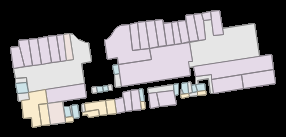
#> input picture doc/B0FFF0EVLU_1.png, 286 x 137 px, found by its file name
$ python mapsplit.py   (older library calls are emulated)
#> lines starting #> are read from the running program, lines starting #| are printed output that depends on the picture; after the words box and inside, x2 and y2 are one past the last pixel; in counts of white or black regions, pixels touching at a corner belong together
#> further down, img is the input picture: shape (137, 286, 3); mean B, G, R 98.9, 96.4, 99.4
#coding:utf-8
import cv2
import numpy as np


def cutBlank(img):
    # img = Image.fromarray(binaryInv)
    # img.save('cut.png')
    if len(img.shape) == 3:
        gray = cv2.cvtColor(img, cv2.COLOR_BGR2GRAY)
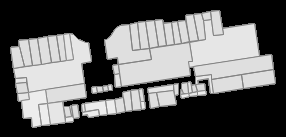
#> gray: shape (137, 286); min 0, max 237, mean 97.6
    else:
        gray = img
    t, binaryInv = cv2.threshold(gray, 0, 255, cv2.THRESH_OTSU + cv2.THRESH_BINARY_INV)
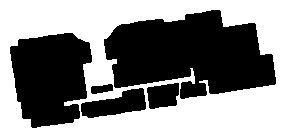
#> binaryInv: shape (137, 286); 53.2% white; 5 black regions, box (x1, y1, x2, y2) and area: (104, 10, 276, 99) 10458, (10, 33, 92, 128) 5932, (81, 88, 146, 118) 1145, (147, 83, 179, 109) 657, (91, 84, 113, 94) 157
#> t = 0
    hVec = np.sum(binaryInv, axis=1)
#> hVec = 137 values, max 72930 at index 0, min 9690 at index 55, mean 38776.8
    wVec = np.sum(binaryInv, axis=0)
#> wVec = 286 values, max 34935 at index 0, min 11730 at index 48, mean 18574.9
    hstart, hend = None, None
    wstart, wend = None, None
    h = len(hVec)
#> h = 137
    w = len(wVec)
#> w = 286
    # print 'cut h,w:',h,w
    for i in range(h):
        if not hstart and hVec[i] != 0:
            hstart = i
        if not hend and hVec[h - i - 1]:
            hend = h - i - 1
        if hstart and hend:
            break
#> this loop made 2 passes
#> hend on pass 1: 136
#> after the loop, hend = 136; hstart = 1
    for i in range(w):
        if not wstart and wVec[i] != 0:
            wstart = i
        if not wend and wVec[w - i - 1]:
            wend = w - i - 1
        if wstart and wend:
            break
#> this loop made 2 passes
#> wend on pass 1: 285
#> after the loop, wend = 285; wstart = 1
    if hstart == None or hend == None or wstart == None or wend == None:
        return None
    elif hstart > 0.5 * h or hend < 0.5 * h:
        hstart = 0
        hend = h

    cut = img[hstart:hend + 1, wstart:wend + 1]
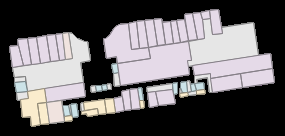
#> cut: shape (136, 285, 3); mean B, G, R 100, 97.5, 100.5
    return cut

def kmeans(img,K):
#> called with K = 5
    h,w = img.shape[:2]
#> h = 136; w = 285
    imgList = []
    if len(img.shape) == 3:
        Z = img.reshape((-1, 3))
    else:
        Z = img.reshape((-1, 1))
    # convert to np.float32
    Z = np.float32(Z)
    # define criteria, number of clusters(K) and apply kmeans()
    criteria = (cv2.TERM_CRITERIA_EPS + cv2.TERM_CRITERIA_MAX_ITER, 10, 1.0)

    ret, label, center = cv2.kmeans(Z, K, None, criteria, 10, cv2.KMEANS_RANDOM_CENTERS)
#> ret = 3188262.4; center = [[229, 223, 230.2], [196, 192.7, 197.9], [166.2, 163, 167.6], [138.6, 135.8, 139.2], [0, 0, 0]]
    # Now convert back into uint8, and make original image
    center = np.uint8(center)
#> center = [[228, 222, 230], [195, 192, 197], [166, 162, 167], [138, 135, 139], [0, 0, 0]]
    countList = []
    imgBackupList = []
    targetImg = None
    maxPixelCount = 0
    for i in range(K):
        centerCopy = [(0,0,0)] * K
        centerCopy[i] = center[i]
        centerCopy = np.array(centerCopy,dtype=np.uint8)
        res = centerCopy[label.flatten()]
        res2 = res.reshape((img.shape))
        pixelCount = np.sum(label==i)
        if pixelCount > maxPixelCount:
            maxPixelCount = pixelCount
            targetImg = res2
#> this loop made 5 passes
#> (pixelCount, maxPixelCount) on passes 1, 5: (13782, 13782), (20411, 20411)
#> pixelCount on passes 2 to 4: 1009, 985, 2573
#> pass 1, in kmeans, `res2 = res.reshape((img.shape))`:
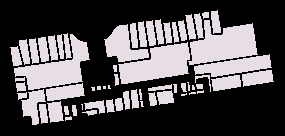
#> res2: shape (136, 285, 3); mean B, G, R 81.1, 78.9, 81.8
#> pass 2, in kmeans, `res2 = res.reshape((img.shape))`:
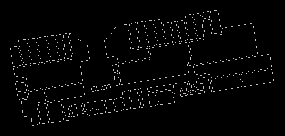
#> res2: shape (136, 285, 3); mean B, G, R 5.1, 5, 5.1
#> pass 3, in kmeans, `res2 = res.reshape((img.shape))`:
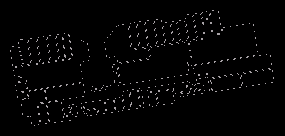
#> res2: shape (136, 285, 3); mean B, G, R 4.2, 4.1, 4.2
#> after the loop: targetImg: shape (136, 285, 3); every value is 0
#> after the loop, maxPixelCount = 20411

    targetGray = cv2.cvtColor(targetImg,cv2.COLOR_BGR2GRAY)
#> targetGray: shape (136, 285); every value is 0
    thres,targetBinary = cv2.threshold(targetGray,0,255,cv2.THRESH_OTSU+cv2.THRESH_BINARY)
#> thres = 0
    kernel = np.ones((3, 3), np.uint8)
    opening = cv2.morphologyEx(targetBinary, cv2.MORPH_OPEN, kernel)
    image, contours, hierarchy = cv2.findContours(opening, cv2.RETR_TREE, cv2.CHAIN_APPROX_SIMPLE)
#> contours = []
    for j in range(len(contours)):
        tmpImg = np.zeros(img.shape)
        tmpImg = cv2.drawContours(tmpImg, contours, j, (0, 255, 0), cv2.FILLED)
        cv2.imwrite('out/{0}.jpg'.format(j),tmpImg)
#> this loop made 0 passes


if __name__ == '__main__':
    path = r'C:\workspace\map_calc_area\data\B0FFF0EVLU_1.png'
    img = cv2.imread(path)
    img = cutBlank(img)
    targetImg = kmeans(img,K=5)  # K为聚类的种类数目，根据图片中的颜色数目来调整这个值
#> targetImg = None
    print('=====finish')
